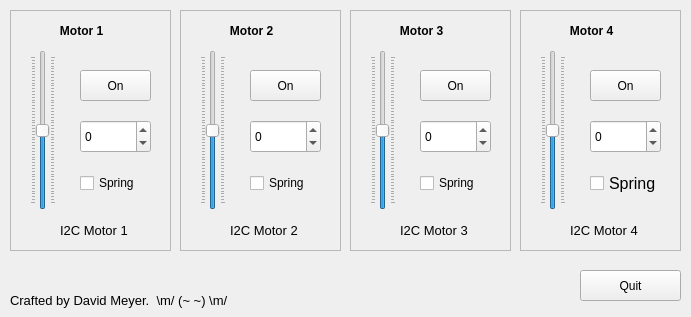
<?xml version="1.0" encoding="UTF-8"?>
<ui version="4.0">
 <class>MainWindow</class>
 <widget class="QMainWindow" name="MainWindow">
  <property name="geometry">
   <rect>
    <x>0</x>
    <y>0</y>
    <width>691</width>
    <height>317</height>
   </rect>
  </property>
  <property name="minimumSize">
   <size>
    <width>691</width>
    <height>317</height>
   </size>
  </property>
  <property name="maximumSize">
   <size>
    <width>691</width>
    <height>317</height>
   </size>
  </property>
  <property name="windowTitle">
   <string>Hexbug Vex Motor Controller</string>
  </property>
  <widget class="QWidget" name="centralwidget">
   <widget class="QFrame" name="frame">
    <property name="geometry">
     <rect>
      <x>10</x>
      <y>10</y>
      <width>161</width>
      <height>241</height>
     </rect>
    </property>
    <property name="frameShape">
     <enum>QFrame::StyledPanel</enum>
    </property>
    <property name="frameShadow">
     <enum>QFrame::Raised</enum>
    </property>
    <widget class="QLabel" name="labelMotor1">
     <property name="geometry">
      <rect>
       <x>40</x>
       <y>10</y>
       <width>81</width>
       <height>21</height>
      </rect>
     </property>
     <property name="font">
      <font>
       <weight>75</weight>
       <bold>true</bold>
      </font>
     </property>
     <property name="text">
      <string>   Motor 1</string>
     </property>
    </widget>
    <widget class="QPushButton" name="pushButtonMotor1">
     <property name="geometry">
      <rect>
       <x>70</x>
       <y>60</y>
       <width>71</width>
       <height>31</height>
      </rect>
     </property>
     <property name="text">
      <string>On</string>
     </property>
    </widget>
    <widget class="QSpinBox" name="spinBoxMotor1">
     <property name="geometry">
      <rect>
       <x>70</x>
       <y>110</y>
       <width>71</width>
       <height>33</height>
      </rect>
     </property>
     <property name="minimum">
      <number>-255</number>
     </property>
     <property name="maximum">
      <number>255</number>
     </property>
    </widget>
    <widget class="QSlider" name="verticalSliderMotor1">
     <property name="geometry">
      <rect>
       <x>20</x>
       <y>40</y>
       <width>26</width>
       <height>160</height>
      </rect>
     </property>
     <property name="minimum">
      <number>-255</number>
     </property>
     <property name="maximum">
      <number>255</number>
     </property>
     <property name="orientation">
      <enum>Qt::Vertical</enum>
     </property>
     <property name="tickPosition">
      <enum>QSlider::TicksBothSides</enum>
     </property>
    </widget>
    <widget class="QCheckBox" name="checkBoxMotor1">
     <property name="geometry">
      <rect>
       <x>70</x>
       <y>160</y>
       <width>81</width>
       <height>26</height>
      </rect>
     </property>
     <property name="text">
      <string>Spring</string>
     </property>
    </widget>
    <widget class="QLabel" name="labelGPIOMotor1">
     <property name="geometry">
      <rect>
       <x>50</x>
       <y>210</y>
       <width>71</width>
       <height>21</height>
      </rect>
     </property>
     <property name="font">
      <font>
       <pointsize>10</pointsize>
      </font>
     </property>
     <property name="text">
      <string>I2C Motor 1</string>
     </property>
    </widget>
   </widget>
   <widget class="QPushButton" name="pushButtonQuit">
    <property name="geometry">
     <rect>
      <x>580</x>
      <y>270</y>
      <width>101</width>
      <height>31</height>
     </rect>
    </property>
    <property name="text">
     <string>Quit</string>
    </property>
   </widget>
   <widget class="QFrame" name="frame_2">
    <property name="geometry">
     <rect>
      <x>180</x>
      <y>10</y>
      <width>161</width>
      <height>241</height>
     </rect>
    </property>
    <property name="frameShape">
     <enum>QFrame::StyledPanel</enum>
    </property>
    <property name="frameShadow">
     <enum>QFrame::Raised</enum>
    </property>
    <widget class="QLabel" name="labelMotor2">
     <property name="geometry">
      <rect>
       <x>40</x>
       <y>10</y>
       <width>81</width>
       <height>21</height>
      </rect>
     </property>
     <property name="font">
      <font>
       <weight>75</weight>
       <bold>true</bold>
      </font>
     </property>
     <property name="text">
      <string>   Motor 2</string>
     </property>
    </widget>
    <widget class="QPushButton" name="pushButtonMotor2">
     <property name="geometry">
      <rect>
       <x>70</x>
       <y>60</y>
       <width>71</width>
       <height>31</height>
      </rect>
     </property>
     <property name="text">
      <string>On</string>
     </property>
    </widget>
    <widget class="QSpinBox" name="spinBoxMotor2">
     <property name="geometry">
      <rect>
       <x>70</x>
       <y>110</y>
       <width>71</width>
       <height>33</height>
      </rect>
     </property>
     <property name="minimum">
      <number>-255</number>
     </property>
     <property name="maximum">
      <number>255</number>
     </property>
    </widget>
    <widget class="QSlider" name="verticalSliderMotor2">
     <property name="geometry">
      <rect>
       <x>20</x>
       <y>40</y>
       <width>26</width>
       <height>160</height>
      </rect>
     </property>
     <property name="minimum">
      <number>-255</number>
     </property>
     <property name="maximum">
      <number>255</number>
     </property>
     <property name="orientation">
      <enum>Qt::Vertical</enum>
     </property>
     <property name="tickPosition">
      <enum>QSlider::TicksBothSides</enum>
     </property>
    </widget>
    <widget class="QCheckBox" name="checkBoxMotor2">
     <property name="geometry">
      <rect>
       <x>70</x>
       <y>160</y>
       <width>81</width>
       <height>26</height>
      </rect>
     </property>
     <property name="text">
      <string>Spring</string>
     </property>
    </widget>
    <widget class="QLabel" name="labelGPIOMotor2">
     <property name="geometry">
      <rect>
       <x>50</x>
       <y>210</y>
       <width>71</width>
       <height>21</height>
      </rect>
     </property>
     <property name="font">
      <font>
       <pointsize>10</pointsize>
      </font>
     </property>
     <property name="text">
      <string>I2C Motor 2</string>
     </property>
    </widget>
   </widget>
   <widget class="QFrame" name="frame_3">
    <property name="geometry">
     <rect>
      <x>350</x>
      <y>10</y>
      <width>161</width>
      <height>241</height>
     </rect>
    </property>
    <property name="frameShape">
     <enum>QFrame::StyledPanel</enum>
    </property>
    <property name="frameShadow">
     <enum>QFrame::Raised</enum>
    </property>
    <widget class="QLabel" name="labelMotor1_3">
     <property name="geometry">
      <rect>
       <x>40</x>
       <y>10</y>
       <width>81</width>
       <height>21</height>
      </rect>
     </property>
     <property name="font">
      <font>
       <weight>75</weight>
       <bold>true</bold>
      </font>
     </property>
     <property name="text">
      <string>   Motor 3</string>
     </property>
    </widget>
    <widget class="QPushButton" name="pushButtonMotor3">
     <property name="geometry">
      <rect>
       <x>70</x>
       <y>60</y>
       <width>71</width>
       <height>31</height>
      </rect>
     </property>
     <property name="text">
      <string>On</string>
     </property>
    </widget>
    <widget class="QSpinBox" name="spinBoxMotor3">
     <property name="geometry">
      <rect>
       <x>70</x>
       <y>110</y>
       <width>71</width>
       <height>33</height>
      </rect>
     </property>
     <property name="minimum">
      <number>-255</number>
     </property>
     <property name="maximum">
      <number>255</number>
     </property>
    </widget>
    <widget class="QSlider" name="verticalSliderMotor3">
     <property name="geometry">
      <rect>
       <x>20</x>
       <y>40</y>
       <width>26</width>
       <height>160</height>
      </rect>
     </property>
     <property name="minimum">
      <number>-255</number>
     </property>
     <property name="maximum">
      <number>255</number>
     </property>
     <property name="orientation">
      <enum>Qt::Vertical</enum>
     </property>
     <property name="tickPosition">
      <enum>QSlider::TicksBothSides</enum>
     </property>
    </widget>
    <widget class="QCheckBox" name="checkBoxMotor3">
     <property name="geometry">
      <rect>
       <x>70</x>
       <y>160</y>
       <width>81</width>
       <height>26</height>
      </rect>
     </property>
     <property name="text">
      <string>Spring</string>
     </property>
    </widget>
    <widget class="QLabel" name="labelGPIOMotor3">
     <property name="geometry">
      <rect>
       <x>50</x>
       <y>210</y>
       <width>71</width>
       <height>21</height>
      </rect>
     </property>
     <property name="font">
      <font>
       <pointsize>10</pointsize>
      </font>
     </property>
     <property name="text">
      <string>I2C Motor 3</string>
     </property>
    </widget>
   </widget>
   <widget class="QFrame" name="frame_4">
    <property name="geometry">
     <rect>
      <x>520</x>
      <y>10</y>
      <width>161</width>
      <height>241</height>
     </rect>
    </property>
    <property name="frameShape">
     <enum>QFrame::StyledPanel</enum>
    </property>
    <property name="frameShadow">
     <enum>QFrame::Raised</enum>
    </property>
    <widget class="QLabel" name="labelMotor1_4">
     <property name="geometry">
      <rect>
       <x>40</x>
       <y>10</y>
       <width>81</width>
       <height>21</height>
      </rect>
     </property>
     <property name="font">
      <font>
       <weight>75</weight>
       <bold>true</bold>
      </font>
     </property>
     <property name="text">
      <string>   Motor 4</string>
     </property>
    </widget>
    <widget class="QPushButton" name="pushButtonMotor4">
     <property name="geometry">
      <rect>
       <x>70</x>
       <y>60</y>
       <width>71</width>
       <height>31</height>
      </rect>
     </property>
     <property name="text">
      <string>On</string>
     </property>
    </widget>
    <widget class="QSpinBox" name="spinBoxMotor4">
     <property name="geometry">
      <rect>
       <x>70</x>
       <y>110</y>
       <width>71</width>
       <height>33</height>
      </rect>
     </property>
     <property name="minimum">
      <number>-255</number>
     </property>
     <property name="maximum">
      <number>255</number>
     </property>
    </widget>
    <widget class="QSlider" name="verticalSliderMotor4">
     <property name="geometry">
      <rect>
       <x>20</x>
       <y>40</y>
       <width>26</width>
       <height>160</height>
      </rect>
     </property>
     <property name="minimum">
      <number>-255</number>
     </property>
     <property name="maximum">
      <number>255</number>
     </property>
     <property name="orientation">
      <enum>Qt::Vertical</enum>
     </property>
     <property name="tickPosition">
      <enum>QSlider::TicksBothSides</enum>
     </property>
    </widget>
    <widget class="QCheckBox" name="checkBoxMotor4">
     <property name="geometry">
      <rect>
       <x>70</x>
       <y>160</y>
       <width>81</width>
       <height>26</height>
      </rect>
     </property>
     <property name="font">
      <font>
       <pointsize>12</pointsize>
      </font>
     </property>
     <property name="text">
      <string>Spring</string>
     </property>
    </widget>
    <widget class="QLabel" name="labelGPIOMotor4">
     <property name="geometry">
      <rect>
       <x>50</x>
       <y>210</y>
       <width>71</width>
       <height>21</height>
      </rect>
     </property>
     <property name="font">
      <font>
       <pointsize>10</pointsize>
      </font>
     </property>
     <property name="text">
      <string>I2C Motor 4</string>
     </property>
    </widget>
   </widget>
   <widget class="QLabel" name="labelSignature">
    <property name="geometry">
     <rect>
      <x>10</x>
      <y>290</y>
      <width>431</width>
      <height>21</height>
     </rect>
    </property>
    <property name="font">
     <font>
      <pointsize>10</pointsize>
     </font>
    </property>
    <property name="text">
     <string>Crafted by David Meyer.  \m/ (~ ~) \m/</string>
    </property>
   </widget>
  </widget>
 </widget>
 <resources/>
 <connections/>
</ui>
